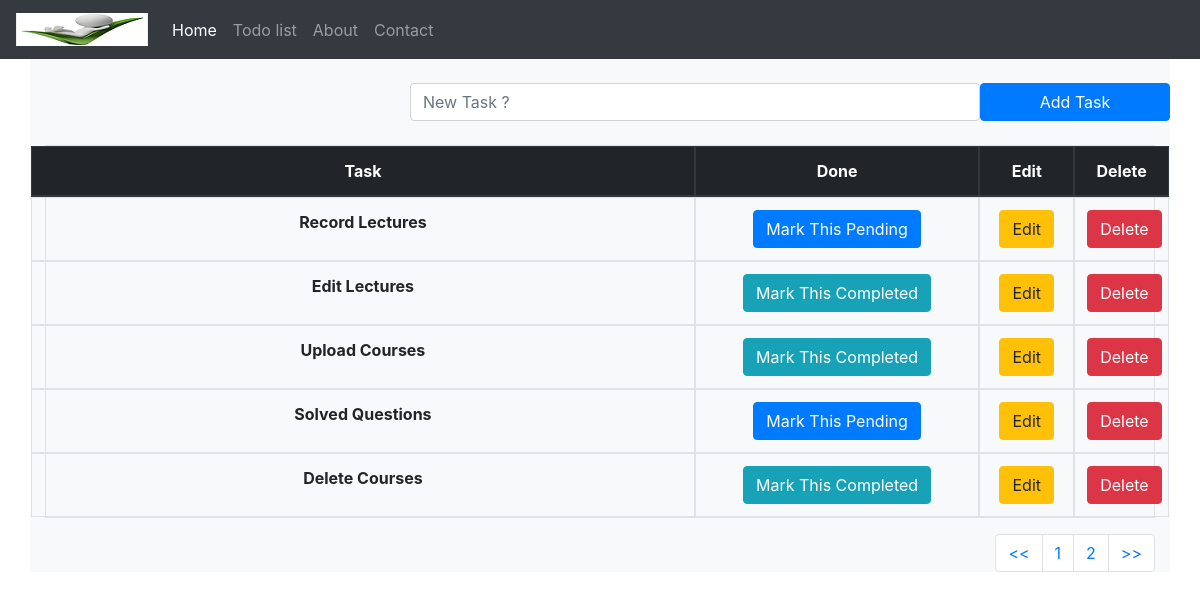
Before: /todolist/ with the older database file.
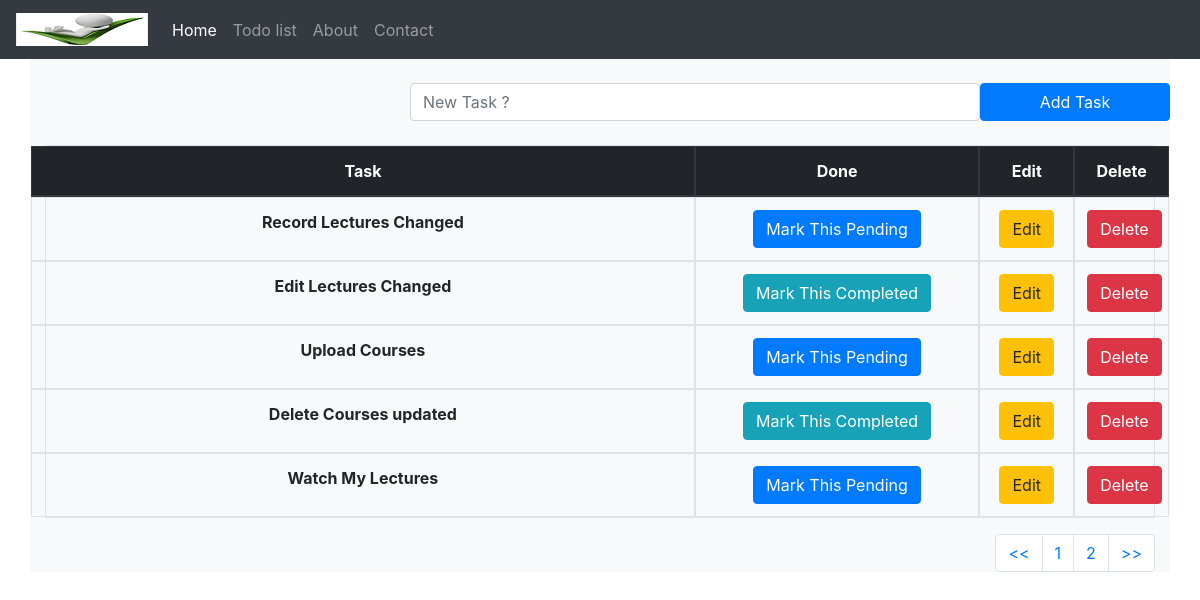
After: the same page with the newer database file.
### todolist_app/models.py (models this page shows, shortened)
class TaskList(models.Model):
    task = models.CharField(max_length = 300)
    done = models.BooleanField(default = False)

### todolist_app/views.py (the view)
# urls.py: path('todolist/', include('todolist_app.urls')),
def todolist(request):
    if request.method == "POST":
        form = TaskForm(request.POST or None)
        if form.is_valid():
            form.save()
        messages.success(request, ("Task Added Successfully !"))
        return redirect('todolist')
    else:
        all_tasks = TaskList.objects.all()
        paginator = Paginator(all_tasks, 5)
        page = request.GET.get('pg')
        all_tasks = paginator.get_page(page)
        return render(request, 'todolist.html', { 'all_tasks' : all_tasks })

### todolist_app/templates/todolist.html (shortened to what this page needs)
{% extends 'base.html' %}
{% block content %}
  <form method="POST" class="row">
    <label class="col-md-4"></label>
    <input type="text" class="form-control col-md-6" name="task" placeholder="New Task ?">
    <button type="submit" class="btn btn-primary col-md-2">Add Task</button>
  </form>
  <table class="table table-bordered text-center">
    <thead class="thead-dark">
      <tr class="row">
        <th class="col-7">Task</th>
        <th class="col-3">Done</th>
        <th class="col-1">Edit</th>
        <th class="col-1">Delete</th>
      </tr>
    </thead>
    <tbody>
  {% if all_tasks %}
    {% for obj in all_tasks  %}
      {% if obj.done %}
        <tr class="row">
          <th class="col-7">{{ obj.task }}</th>
          <td class="col-3"><a href="{% url 'pending_task' obj.id %}"><button type="button" class="btn btn-primary">Mark This Pending</button></a></td>
          <td class="col-1"><a href="{% url 'edit_task' obj.id %}"><button type="button" class="btn btn-warning">Edit</button></a></td>
          <td class="col-1"><a href="{% url 'delete_task' obj.id %}"><button type="button" class="btn btn-danger">Delete</button></a></td>
        </tr>
      {% else %}
        <tr class="row">
          <th class="col-7"> {{ obj.task }}</th>
          <td class="col-3"><a href="{% url 'complete_task' obj.id %}"><button type="button" class="btn btn-info">Mark This Completed</button></a></td>
          <td class="col-1"><a href="{% url 'edit_task' obj.id %}"><button type="button" class="btn btn-warning">Edit</button></a></td>
          <td class="col-1"><a href="{% url 'delete_task' obj.id %}"><button type="button" class="btn btn-danger">Delete</button></a></td>
        </tr>
      {% endif %}
    {% endfor %}
  {% endif %}
      </tbody>
    </table>
    <nav aria-label="Page navigation example">
      <ul class="pagination justify-content-end">
        <li class="page-item"><a class="page-link" href="?pg=1"><<</a></li>
        <li class="page-item"><a class="page-link" href="?pg={{ all_tasks.number }}">{{ all_tasks.number }}</a></li>
        {% if all_tasks.has_next %}
          <li class="page-item"><a class="page-link" href="?pg={{ all_tasks.next_page_number }}">{{ all_tasks.next_page_number }}</a></li>
        {% endif %}
        <li class="page-item"><a class="page-link" href="?pg={{ all_tasks.paginator.num_pages }}">>></a></li>
      </ul>
    </nav>
{% endblock content %}

Changed rows visible on the page:
removed TaskList: task "Solved Questions"
changed TaskList: task "Record Lectures" → "Record Lectures Changed"
changed TaskList: task "Edit Lectures" → "Edit Lectures Changed"
changed TaskList "Upload Courses": done "Mark This Completed" → "Mark This Pending"
changed TaskList: task "Delete Courses" → "Delete Courses updated"
now on this page (row edited): TaskList: task "Watch My Lectures"
